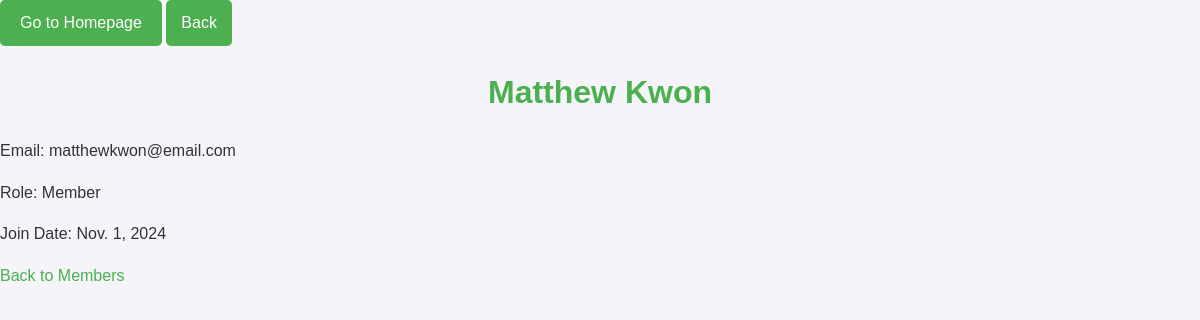
The page /project/members/1/ on the database as committed earlier.
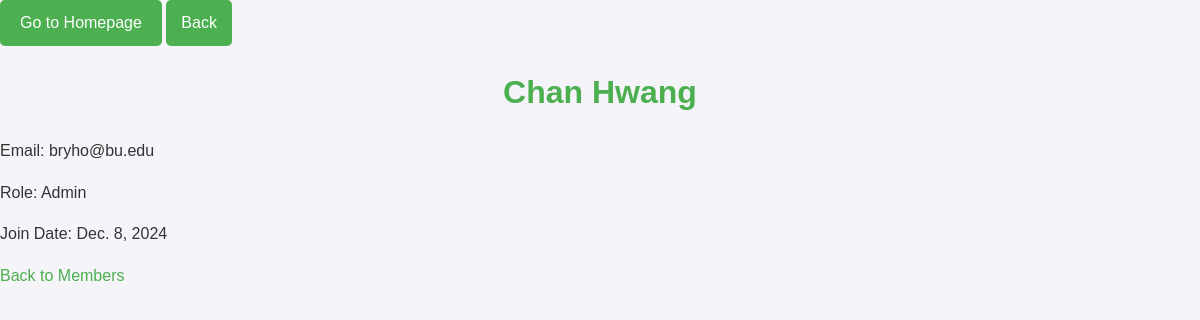
The same page on the database as committed later.
### project/models.py (models this page shows, shortened)
class Member(models.Model):
    user = models.OneToOneField(
        User,
        on_delete=models.CASCADE,
        related_name='member'
    )
    name = models.CharField(max_length=100)
    email = models.EmailField()
    join_date = models.DateField()
    role = models.CharField(max_length=50, choices=[('Admin', 'Admin'), ('Member', 'Member')])

### project/views.py (the view)
# urls.py: path('members/<int:pk>/', MemberDetailView.as_view(), name='member-detail'),
class MemberDetailView(DetailView):
    model = Member
    template_name = 'project/member_detail.html'

### project/templates/project/member_detail.html (shortened to what this page needs)
<!DOCTYPE html>
<html>
<head>
    {% load static %}
    <link rel="stylesheet" type="text/css" href="{% static 'project/css/styles.css' %}">
</head>
<body>
    <a href="{% url 'homepage' %}" class="home-button">Go to Homepage</a>
    <a href="javascript:history.back()" class="back-button">Back</a>
    <h1>{{ object.name }}</h1>
    <p>Email: {{ object.email }}</p>
    <p>Role: {{ object.role }}</p>
    <p>Join Date: {{ object.join_date }}</p>
    <a href="/project/members/">Back to Members</a>
</body>
</html>

Rows that differ between the two databases and show on the page:
changed Member: name "Matthew Kwon" → "Chan Hwang"; email "matthewkwon@email.com" → "bryho@bu.edu"; role "Member" → "Admin"; join_date "Nov. 1, 2024" → "Dec. 8, 2024"
